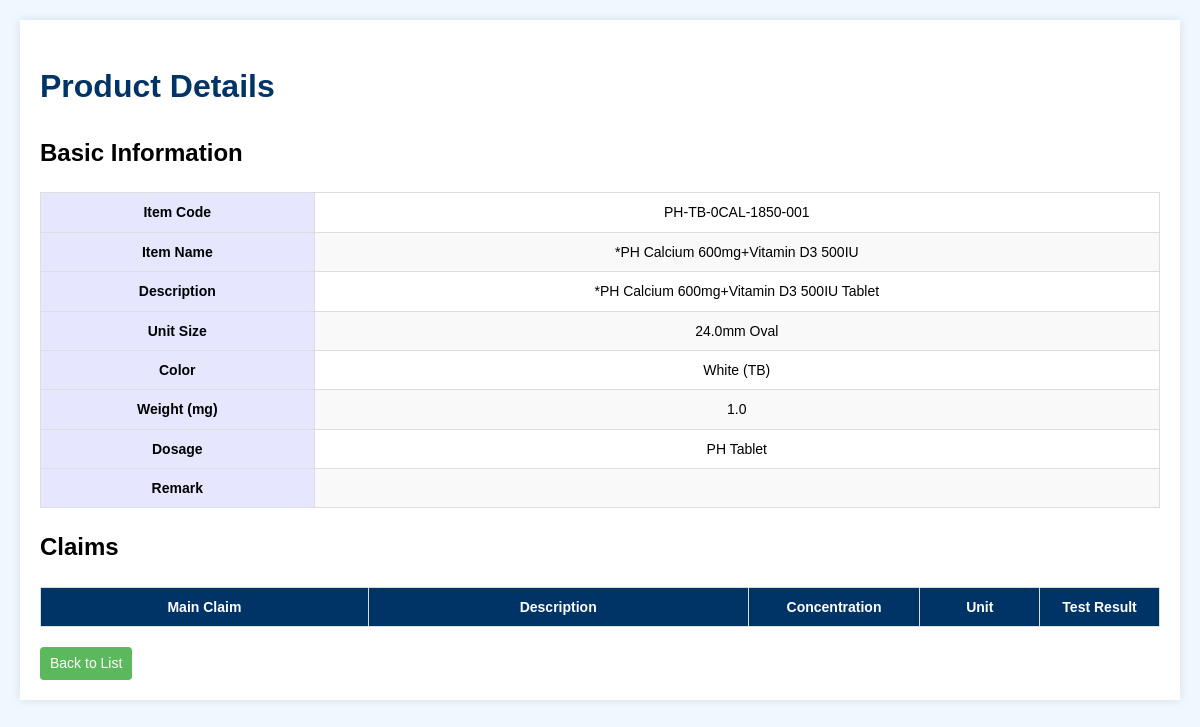
The app's page /view/PH-TB-0CAL-1850-001 (signed in), older data.
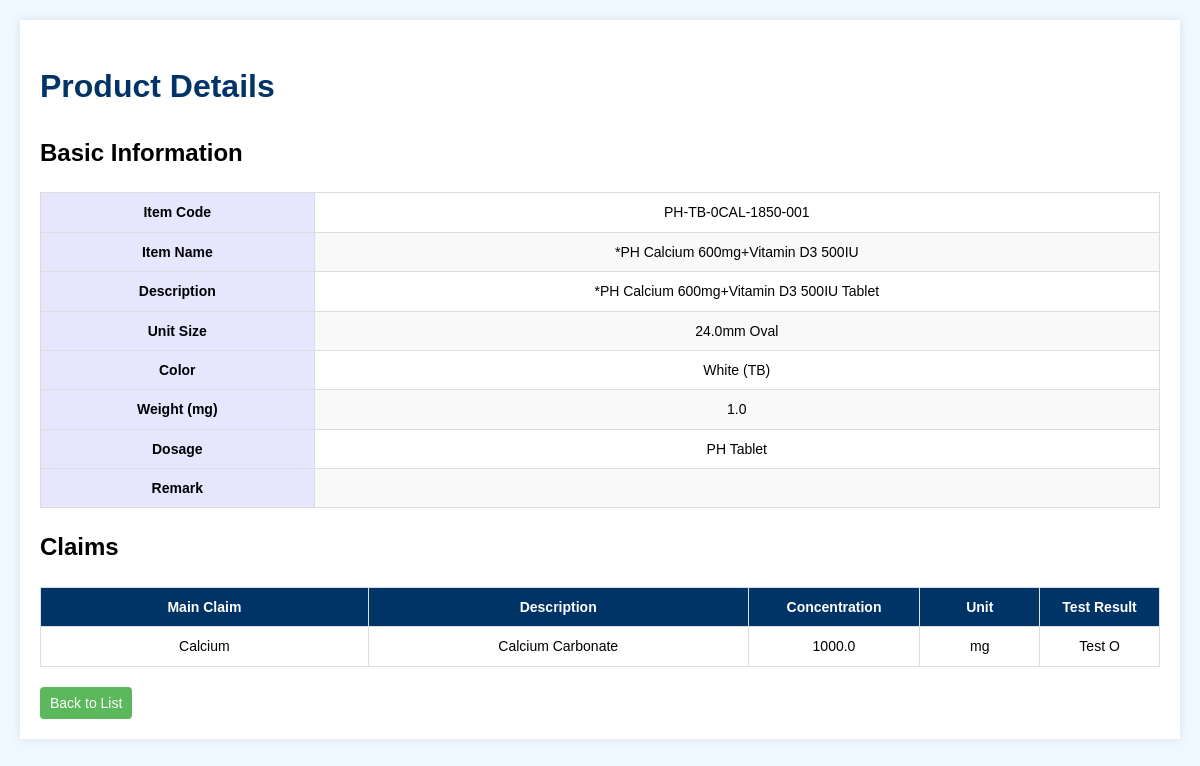
The same page, newer data.
### tables this page shows
CREATE TABLE products (
            id INTEGER PRIMARY KEY AUTOINCREMENT,
            item_code TEXT UNIQUE NOT NULL,
            item_name TEXT,
            description TEXT,
            unit_size TEXT,
            color TEXT,
            weight REAL
        , dosage TEXT, remark TEXT);

CREATE TABLE claims (
            id INTEGER PRIMARY KEY AUTOINCREMENT,
            product_id INTEGER,
            claim_main TEXT,
            claim_description TEXT,
            claim_concentration REAL, claim_unit TEXT DEFAULT 'mg', test_result TEXT,
            FOREIGN KEY (product_id) REFERENCES products(id) ON DELETE CASCADE
        );

### app.py (the view)
@app.route('/view/<item_code>')
def view_product(item_code):
    db = get_db()
    cursor = db.cursor()
    cursor.execute('SELECT * FROM products WHERE item_code = ?', (item_code,))
    product = cursor.fetchone()
    if not product:
        flash("해당 제품을 찾을 수 없습니다.", "danger")
        return redirect(url_for("index"))
    cursor.execute('''
    SELECT claim_main, claim_description, claim_concentration, claim_unit, test_result
    FROM claims
    LEFT JOIN products ON claims.product_id = products.id
    WHERE products.item_code = ?
    ''', (item_code,))
    claims = cursor.fetchall()
    return render_template('view.html', product=product, claims=claims)

### app.py (called while the page is built)
@app.before_request
def before_request_func():
    global app_initialized
    if not app_initialized:
        with app.app_context():
            initialize_database()
            load_configurations()
        app_initialized = True

@app.before_request
def require_login():
    allowed_routes = ["login", "autocomplete", "static"]
    if "role" not in session and request.endpoint not in allowed_routes and not request.path.startswith('/static'):
        return redirect(url_for("login"))

def get_db():
    db = getattr(g, '_database', None)
    if db is None:
        db = g._database = sqlite3.connect(DB_FILE_PATH)
        db.row_factory = sqlite3.Row  # 컬럼명으로 접근 가능하도록 설정
    return db

@app.teardown_appcontext
def close_connection(exception):
    db = getattr(g, '_database', None)
    if db is not None:
        db.close()

### templates/view.html (shortened to what this page needs)
<!DOCTYPE html>
<html lang="en">
<head>
</head>
<body>
    <div class="container">
        <h1>Product Details</h1>
        <h2>Basic Information</h2>
        <table class="basic-info">
            <tr>
                <th>Item Code</th>
                <td>{{ product[1] }}</td>
            </tr>
            <tr>
                <th>Item Name</th>
                <td>{{ product[2] }}</td>
            </tr>
            <tr>
                <th>Description</th>
                <td>{{ product[3] }}</td>
            </tr>
            <tr>
                <th>Unit Size</th>
                <td>{{ product[4] }}</td>
            </tr>
            <tr>
                <th>Color</th>
                <td>{{ product[5] }}</td>
            </tr>
            <tr>
                <th>Weight (mg)</th>
                <td>{{ product[6] }}</td>
            </tr>
            <tr>
                <th>Dosage</th>
                <td>
                    {% if product[1].startswith('A-TB-') %}
                        Tablet
                    {% elif product[1].startswith('A-SG-') %}
                        Softgel
                    {% elif product[1].startswith('A-HC-') %}
                        Hard Capsule
                    {% elif product[1].startswith('A-SH-') %}
                        Sachet
                    {% elif product[1].startswith('A-PW-') %}
                        Powder
                    {% elif product[1].startswith('A-LQ-') %}
                        Liquid
                    {% elif 'PH-TB-' in product[1] %}
                        PH Tablet
                    {% elif 'PH-HC-' in product[1] %}
                        PH Hard Capsule
                    {% elif 'PH-SG-' in product[1] %}
                        PH Softgel
                    {% else %}
                        Unknown
                    {% endif %}
                </td>
            </tr>
            <tr>
                <th>Remark</th>
                <td>{{ product[8] }}</td>
            </tr>
        </table>
        <h2>Claims</h2>
        <table class="claims-table">
            <thead>
                <tr>
                    <th>Main Claim</th>
                    <th>Description</th>
                    <th>Concentration</th>
                    <th>Unit</th>
                    <th>Test Result</th>
                </tr>
            </thead>
            <tbody>
                {% for claim in claims %}
                <tr>
                    <td>{{ claim[0] }}</td>
                    <td>{{ claim[1] }}</td>
                    <td>{{ claim[2] }}</td>
                    <td>{{ claim[3] }}</td>
                    <td>{{ claim[4] }}</td>
                </tr>
                {% endfor %}
            </tbody>
        </table>
        <a href="{{ url_for('index') }}" class="btn">Back to List</a>
    </div>
</body>
</html>

### templates/view.html (style rules this page uses)
body { font-family: Arial, sans-serif; line-height: 1.6; margin: 0; padding: 20px; background-color: #f0f8ff; }
.container { max-width: 1500px; margin: auto; background: white; padding: 20px; box-shadow: 0 0 10px rgba(0,0,0,0.1); }
h1 { color: #003366; }
table { width: 100%; border-collapse: collapse; margin-bottom: 20px; font-size: 14px; }
th, td { padding: 8px; border: 1px solid #ddd; text-align: center; }
th { background-color: #003366; color: white; font-weight: bold; }
tr:nth-child(even) { background-color: #f9f9f9; }
.btn { display: inline-block; padding: 5px 10px; background-color: #5cb85c; color: white; text-decoration: none; border-radius: 4px; font-size: 14px; }
.basic-info th { text-align: center; color: Black; background-color: #e6e6ff; }
.claims-table { table-layout: fixed; width: 100%; }
.claims-table th { text-align: center; }
.claims-table td { word-wrap: break-word; word-break: break-all; white-space: normal; }
.claims-table td:nth-child(3), .claims-table td:nth-child(4), .claims-table td:nth-child(5) { text-align: center; }
.claims-table th:nth-child(1) { width: 30%; }
.claims-table th:nth-child(2) { width: 35%; }
.claims-table th:nth-child(3) { width: 15%; }
.claims-table th:nth-child(4) { width: 10%; }
.claims-table th:nth-child(5) { width: 10%; }

Row changes from the older to the newer data that the page shows:
added claims: claim_main "Calcium", claim_description "Calcium Carbonate", claim_concentration "1000.0", claim_unit "mg", test_result "Test O"
